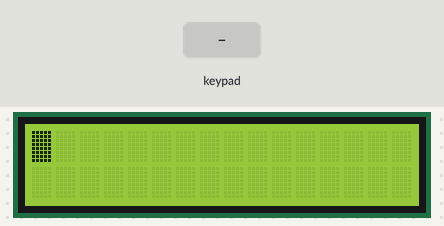
The sketch below on a simulated Arduino Uno, built with avr-gcc and run on an emulated ATmega328P. Shown: 16×2 character LCD. Inputs (shaded band) come from the test bench.

Above: at 1.3 s.
1.4 s: keypad keys 3 4 5 6 # pressed 0.4 s apart
At 4.1 s:
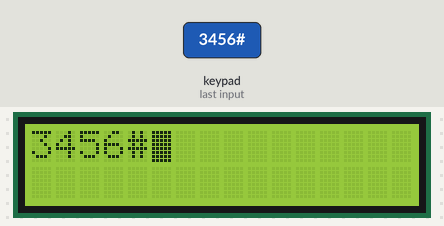
4.9 s: key 'A' pressed
At 5.5 s:
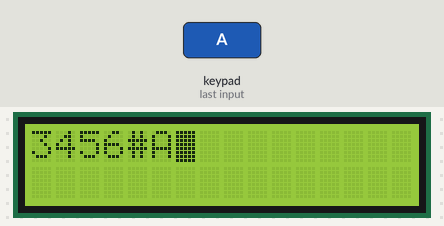
6.4 s: key 'B' pressed
At 6.7 s:
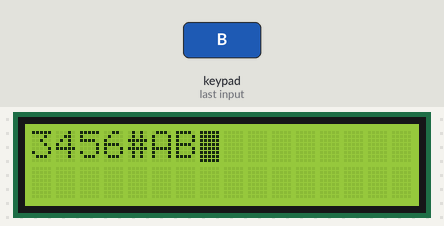
7.9 s: keypad keys 3 4 5 6 * pressed 0.4 s apart
At 10.3 s:
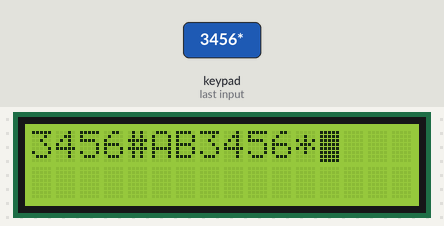
11.4 s: key 'C' pressed
At 12.6 s:
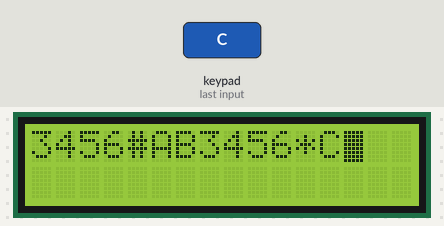
12.9 s: key '*' pressed
At 13.7 s:
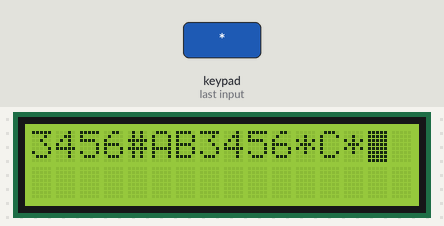
Timing chart, 0 to 15.4 s (numbered marks = the images above; inputs shaded):
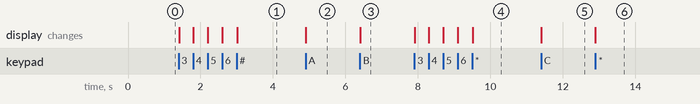

Measured:
- after the input at 1.4 s, the display: first changes at once (image 1 shows a later state)
- after the input at 4.9 s, the display: changes at once (image 2)
- after the input at 6.4 s, the display: changes at once (image 3)
- after the input at 7.9 s, the display: first changes at once (image 4 shows a later state)
- after the input at 11.4 s, the display: changes at once (image 5)
- after the input at 12.9 s, the display: changes at once (image 6)

The sketch:

Q1083-SketchTeste.ino
```cpp
#include <Keypad.h>
#include <LiquidCrystal_I2C.h>

const byte ROWS = 4; //qtde linhas
const byte COLS = 4; //qtde colunas

//definição das teclas
char hexaKeys[ROWS][COLS] = {
  {'1','2','3','A'},
  {'4','5','6','B'},
  {'7','8','9','C'},
  {'*','0','#','D'}
};

//definição das portas para o teclado
byte rowPins[ROWS] = {3, 4, 5, 6};  //pinos das linhas (azul, roxo, cinza, branco)
byte colPins[COLS] = {7, 8, 9, 10}; //pinos das colunas (marrom, laranja, amarelo, verde)

//criação dos objetos
Keypad customKeypad = Keypad( makeKeymap(hexaKeys), rowPins, colPins, ROWS, COLS);
LiquidCrystal_I2C lcd(0x27,16,2);   //endereço, colunas, linhas

void setup(){
  lcd.init();
  lcd.init();

  lcd.backlight();
  lcd.setCursor(0,0);
  lcd.blink();  //habilita o cursor piscante

  //Serial.begin(9600);
}

void loop(){
  char customKey = customKeypad.getKey();

  if (customKey){
    //Serial.println(customKey);
    lcd.print(customKey);
  }
}
```
